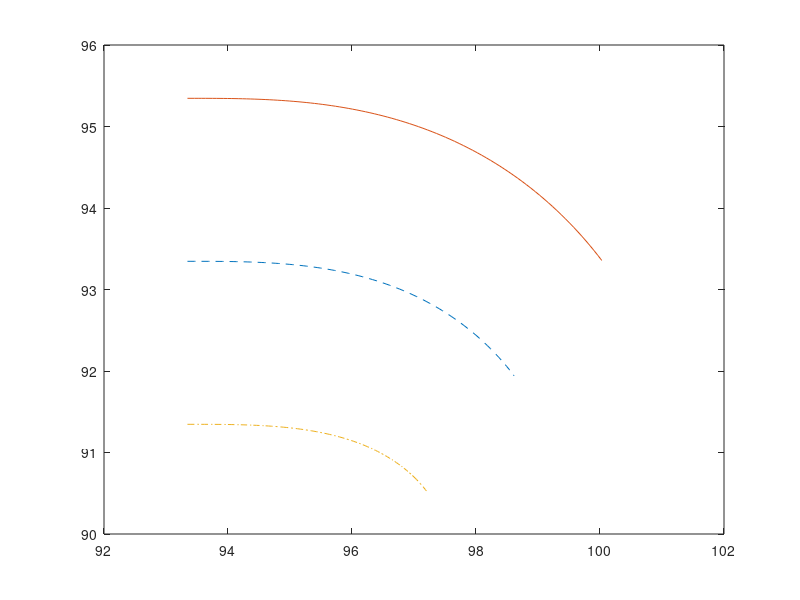
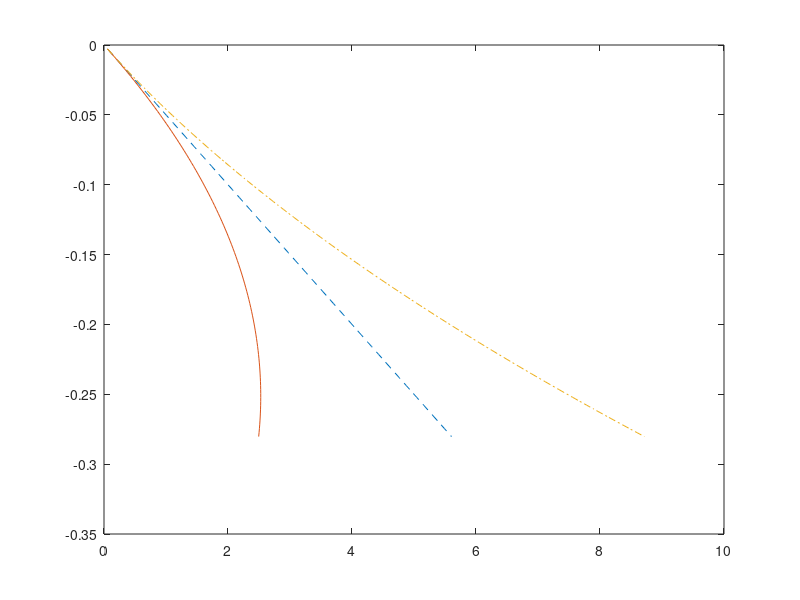

The MATLAB source for these figures, in order:
%% for test offset lane
    clf;
    clc;
    clear;
    % s = 9.3345930335000006e+001;
    x_start= 9.3345930335000006e+001;
    y_start= 9.3345930335000006e+001;
    hdg=0.0000000000000000e+000;
    mlength=5.6049910000000001e+000;
    curvstart=0.0000000000000000e+000;
    curvEnd=-2.8024959999999999e-001;
    offset =2.0;

    n = 100;
    xs = zeros(1,n);
    ys = zeros(1,n);
    ss = zeros(1,n);
    
    ss_new = zeros(1,n);
    curvs = zeros(1,n);
    xs_off = zeros(1,n);
    ys_off = zeros(1,n);
    t = linspace(0,mlength,n);
    c = (curvEnd - curvstart)/mlength;   
    cosline = @(t)(cos(c/2.0*t.^2 + curvstart *t + hdg));
    sinline = @(t)(sin(c/2.0*t.^2 + curvstart *t + hdg));
    for i= 1:n
        xs(i) = integral(cosline,t(1),t(i)) + x_start;
        ys(i) = integral(sinline,t(1),t(i)) + y_start;
        ss(i) = i*mlength/n;
        
        ss_new(i) = ss(i)*(1+offset*(curvstart + (i-1)*mlength/n*c));
        ss_new_1(i) = ss(i)*(1-offset*(curvstart + (i-1)*mlength/n*c));
        curvs(i) = curvstart+c*mlength*i/n;
%         hdgs(i)/ss(i)
        fprintf("curvs(%d) : %f   ",i,curvs(i));
        if mod(i,4)==0
             fprintf("\n");
        end
    end 
    diff_curvs = diff(curvs);
    for i =1:n-1
        fprintf("diff_curvs(%d) : %f \n ",i,diff_curvs(i));
    end
    
        
        
        figure(2)
        plot(ss,curvs,'linestyle','--');
        hold on 
        plot(ss_new,curvs,'linestyle','-');
        hold on 
        plot(ss_new_1,curvs,'linestyle','-.');
        
        p1 = polyfit(ss,curvs,2);
        p2 = polyfit(ss_new,curvs,2);
        p3 = polyfit(ss_new_1,curvs,2);
%         
%         figure(3)
%         % 曲率变化率
%         plot(ss(1:end-1),diff(curvs),'linestyle','--');
%         hold on 
%         plot(ss_new(1:end-1),diff(curvs),'linestyle','-');
%         hold on 
%         plot(ss_new_1(1:end-1),diff(curvs),'linestyle','-.');

    for i= 1:n
        temp_s = i/n*mlength;
        xs_off(i) = xs(i) + offset*cos(hdg + curvstart*temp_s + c * temp_s.^2/2.0 +pi/2);
        ys_off(i) = ys(i) + offset*sin(hdg + curvstart*temp_s + c * temp_s.^2/2.0 +pi/2);
        xs_off_1(i) = xs(i) + offset*cos(hdg + curvstart*temp_s + c * temp_s.^2/2.0 -pi/2);
        ys_off_1(i) = ys(i) + offset*sin(hdg + curvstart*temp_s + c * temp_s.^2/2.0 -pi/2);
    end
        figure(1)
        plot(xs,ys,'linestyle','--');
        hold on 
        plot(xs_off,ys_off,'linestyle','-');
        hold on 
        plot(xs_off_1,ys_off_1,'linestyle','-.');
